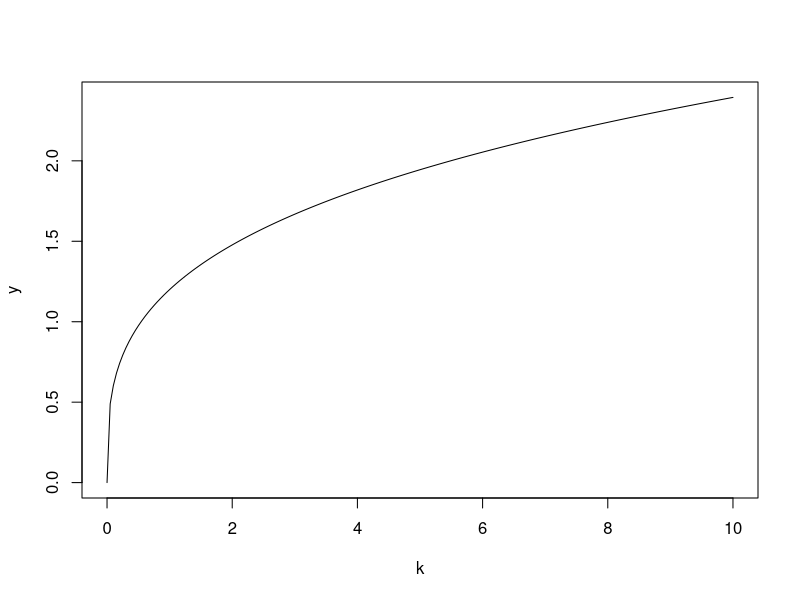

Write R code to recreate this figure.
## ---- chunk 1
project_name = 'linear-economic-dynamics'
## ---- chunk 2
10 * 3
## ---- chunk 3
# 01-cobbdouglas-plot.R

A = 1.2
alpha = 0.3
cobbdouglas = function(k) {
  return(A * k ^ alpha)
}

k = seq(0, 10, length.out=200)
y = cobbdouglas(k)
plot(k, y, type='l')
## ---- chunk 4
library(ggplot2)
library(tibble)
library(dplyr)
## ---- chunk 5
x = c(1, 2, 3)
y = c('a', 'b', 'c')
z = c(TRUE, TRUE, FALSE)

(df = data.frame(x = x, y = y, z = z))
## ---- chunk 6
(tbl = tibble(x = x, y = y, z = z))
## ---- chunk 7
"a" < "b"
## ---- chunk 8
df$y[1] < df$y[2]
